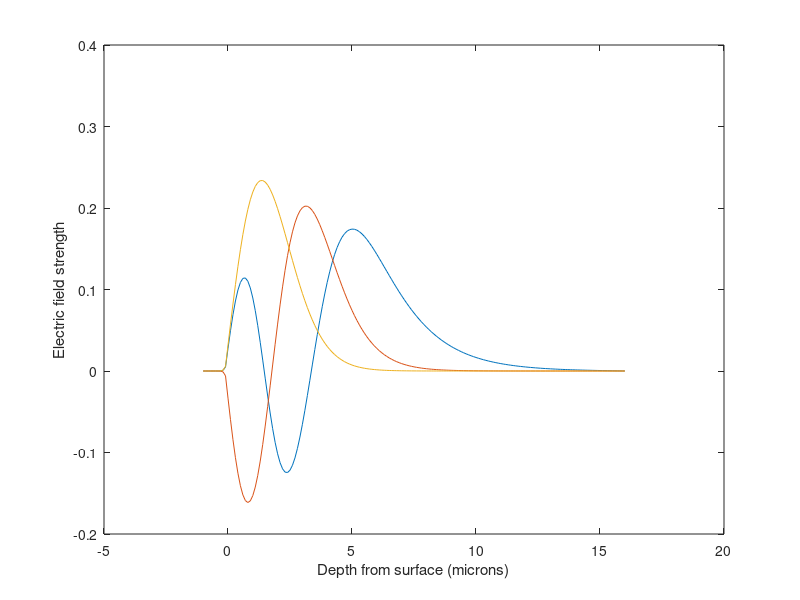

MATLAB code to generate this figure:
clear all;
%TE eigenmode calculation for a graded 1D dielectric waveguide
format long;

lambda=0.6328;
k0=2*pi/lambda;
EC=1.000; %relative permittivity of the cover region
ES=4.800; %relative permittivity of the substrate region
Edelta=0.045; %permittivity profile delta parameter
W=4.00; %speread of permittivity profile


%discretization of the real axis

xmin=-1.0;
xmax=4*W;
h=0.1; %step size
x=(xmin:h:xmax)';
dim=size(x,1);

%define the permittivity profile

prm=(x<0).*EC+(x>=0).*(ES+Edelta*exp(-(x/W).^2));

%setting up the mode operator L

next=ones(dim-1,1)/h^2/k0^2;
main=-2.0*ones(dim,1)/h^2/k0^2+prm;
L=diag(next,-1)+diag(main,0)+diag(next,1);

%calcualtion of eigenvectors/eigenvalues

[evec, eval]=eig(L);

%plot only eigenvectors with epseff>epss

eff_eps=diag(eval);
guided=evec(:,eff_eps>ES);
plot(x,guided);
xlabel('Depth from surface (microns)');
ylabel('Electric field strength');



